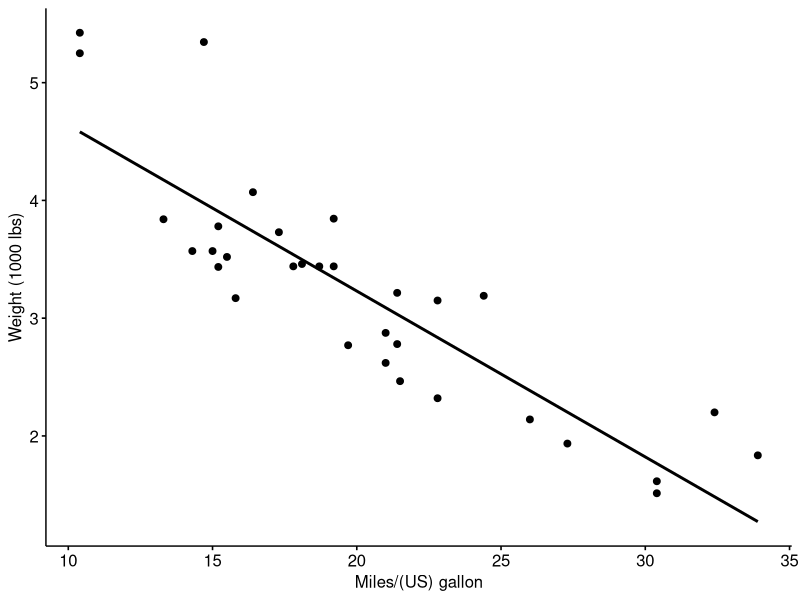
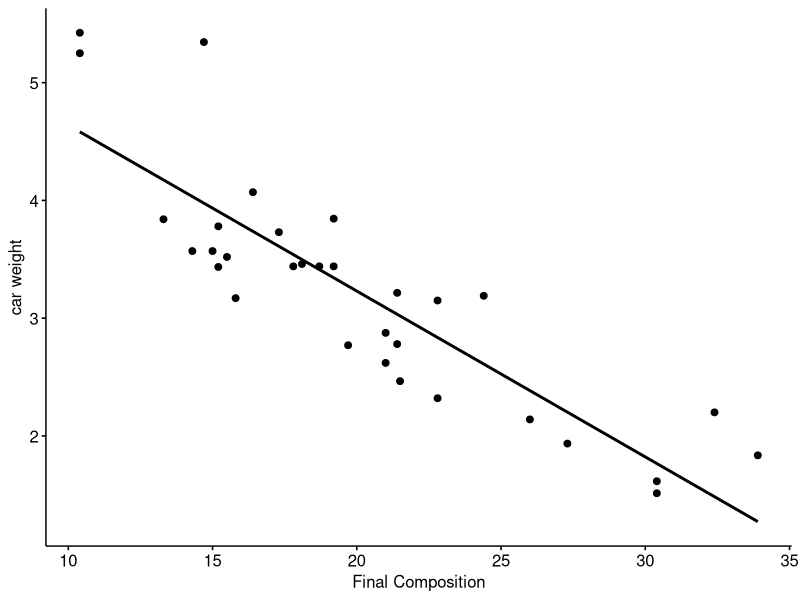

Write R code to recreate these figures, in order.
# Author: Miller, Date:02/08/2024, Purpose: Calculate the correlation test

#Load the Library ggpubr
library(ggpubr)

#Load some dummy dataset
my_data<- mtcars

#Create a plot of your data
ggscatter(my_data, x = "mpg", y = "wt", add = "reg.line",cor.method = "pearson", xlab = "Miles/(US) gallon", ylab = "Weight (1000 lbs)")

#Continuation 2/13/2024

#Create a plot of your data (change xlab and ylab)
ggscatter(my_data, x = "mpg", y = "wt", add = "reg.line",cor.method = "pearson", xlab = "Final Composition", ylab = "car weight")

#Calculating the correlation test value
res<-cor.test(my_data$wt,my_data$mpg,method="pearson")
